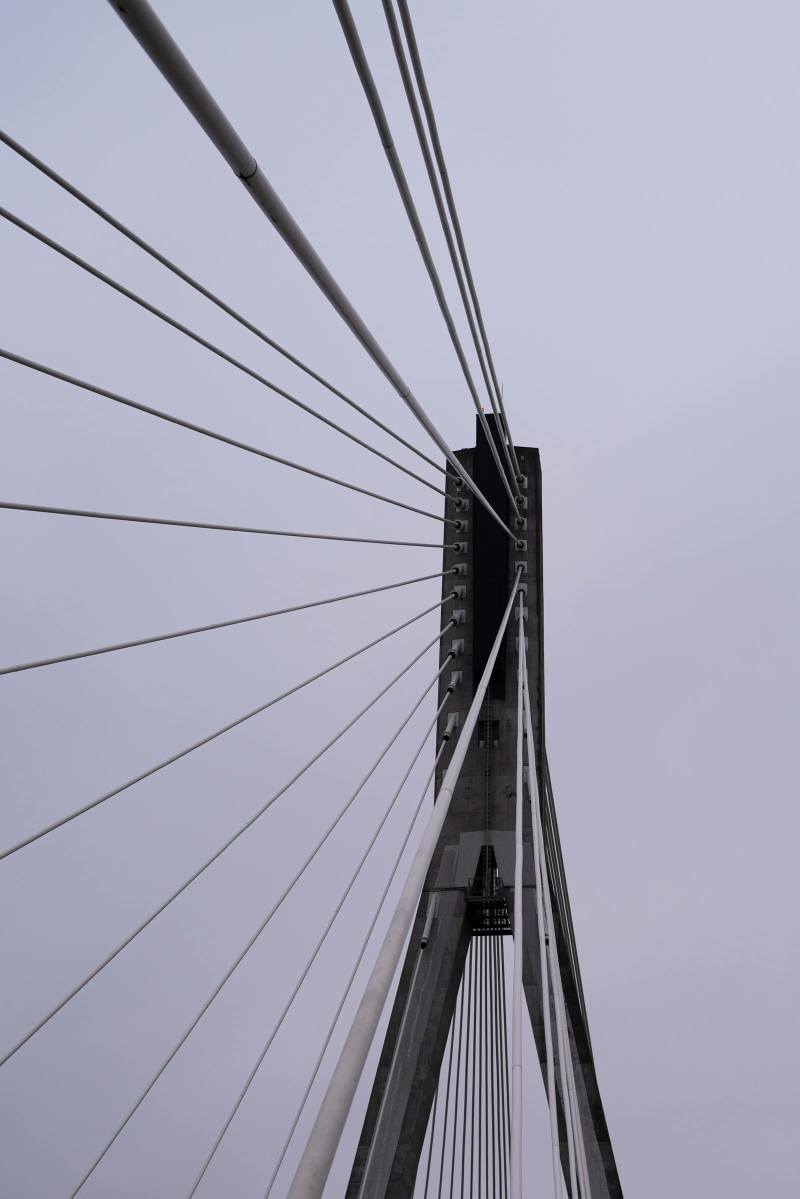
#> input picture cupforge_test_gallery/cupforge_test_gallery/bridge/bridge_01.jpg, 1600 x 2397 px (shown at 1/2 size)
$ python -i preprocess.py   (imports and definitions only)
#> lines starting #> are read from the running program, lines starting #| are printed output that depends on the picture
#> further down, picture is the input picture: shape (2397, 1600, 3); mean B, G, R 181.6, 164.5, 163.9
"""
图像预处理与特征提取管道 (OpenCV)。
"""

import cv2
import numpy as np
from sklearn.cluster import KMeans

import config
from pipeline.expressions import generate_all_expressions
from pipeline.industrial_recognize import recognize_industrial_subject


# [20 lines left out: functions load_and_resize, center_crop, not called in this run]


def denoise_and_enhance(img: np.ndarray) -> np.ndarray:
    filtered = cv2.bilateralFilter(
        img,
        config.BILATERAL_D,
        config.BILATERAL_SIGMA_COLOR,
        config.BILATERAL_SIGMA_SPACE,
    )
    lab = cv2.cvtColor(filtered, cv2.COLOR_BGR2LAB)
#> lab: shape (2397, 1600, 3); mean of channels 0, 1, 2 172.2, 131.3, 119.3
    l, a, b = cv2.split(lab)
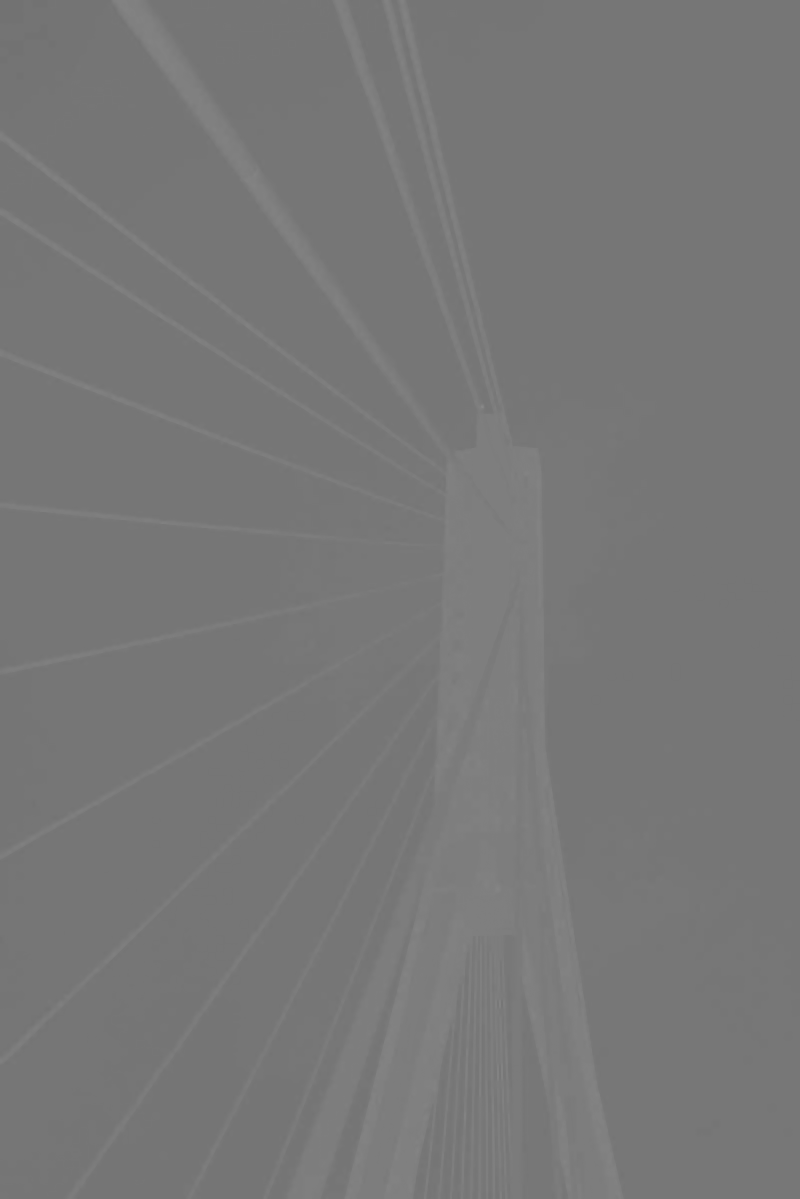
#> b: shape (2397, 1600) (shown at 1/2 size); min 114, max 139, mean 119.3
    clahe = cv2.createCLAHE(
        clipLimit=config.CLAHE_CLIP_LIMIT,
        tileGridSize=config.CLAHE_TILE_GRID_SIZE,
    )
    l = clahe.apply(l)
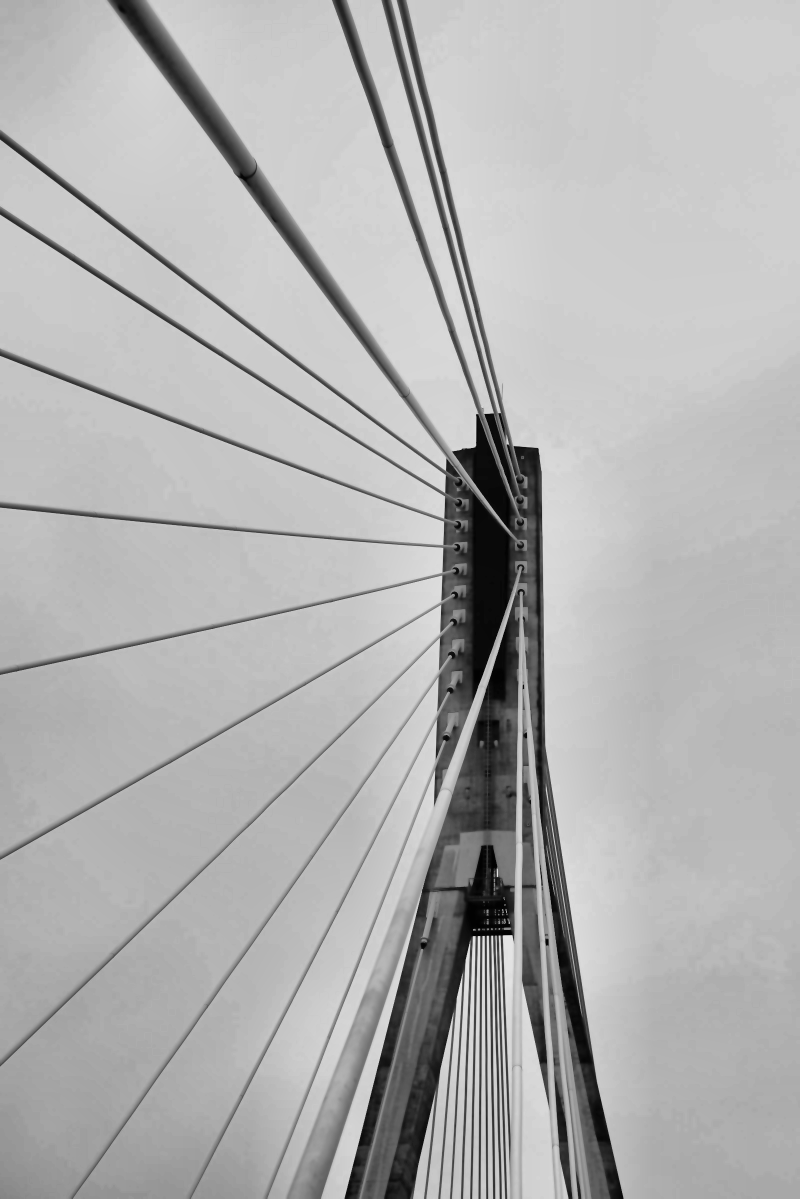
#> l: shape (2397, 1600) (shown at 1/2 size); min 0, max 234, mean 177.4
    enhanced = cv2.merge([l, a, b])
#> enhanced: shape (2397, 1600, 3); mean of channels 0, 1, 2 177.4, 131.3, 119.3
    return cv2.cvtColor(enhanced, cv2.COLOR_LAB2BGR)


def detect_edges(gray: np.ndarray, threshold1: int, threshold2: int) -> np.ndarray:
    return cv2.Canny(gray, threshold1, threshold2)


# [112 lines left out: functions clean_contours, extract_palette, compute_expressions, run_pipeline, reprocess_session, not called in this run]

>>> import cv2
>>> picture = cv2.imread('../../cupforge_test_gallery/cupforge_test_gallery/bridge/bridge_01.jpg')
>>> result = denoise_and_enhance(picture)

$ run again, on cupforge_test_gallery/cupforge_test_gallery/bridge/bridge_02.jpg
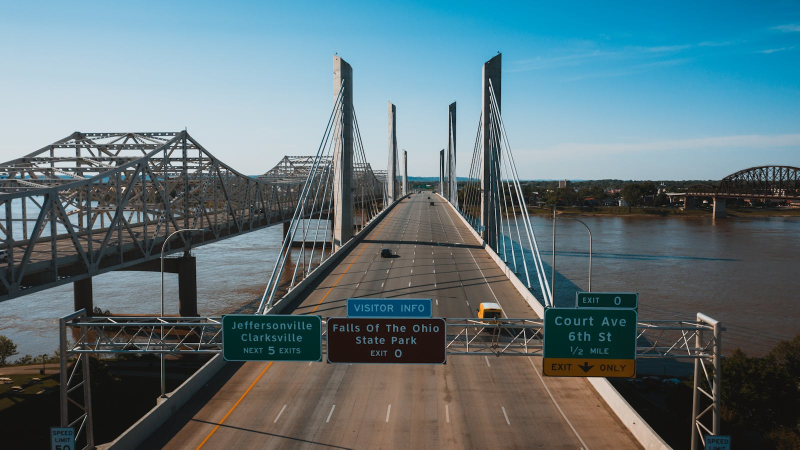
#> input picture cupforge_test_gallery/cupforge_test_gallery/bridge/bridge_02.jpg, 1600 x 899 px (shown at 1/2 size)
#> picture is the input picture: shape (899, 1600, 3); mean B, G, R 121.5, 115.1, 94
#> lab: shape (899, 1600, 3); mean of channels 0, 1, 2 118, 124.6, 123.3
#> in denoise_and_enhance, `l = clahe.apply(l)`:
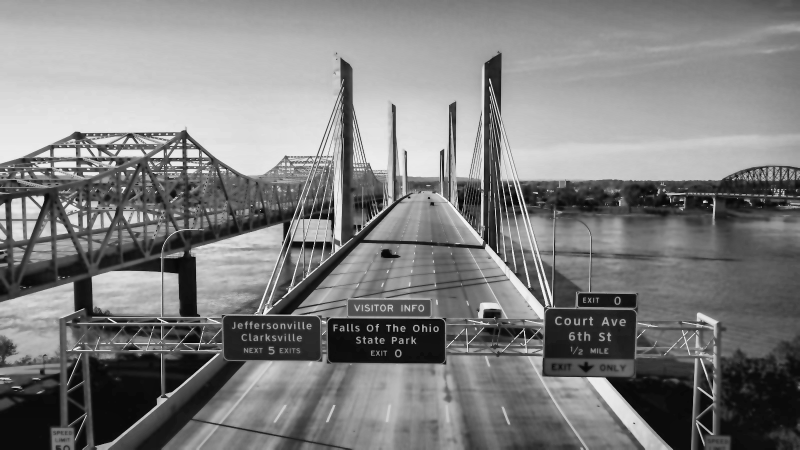
#> l: shape (899, 1600) (shown at 1/2 size); min 1, max 251, mean 127.4
#> enhanced: shape (899, 1600, 3); mean of channels 0, 1, 2 127.4, 124.6, 123.3
#> in denoise_and_enhance, `return cv2.cvtColor(enhanced, cv2.COLOR_LAB2BGR)`:
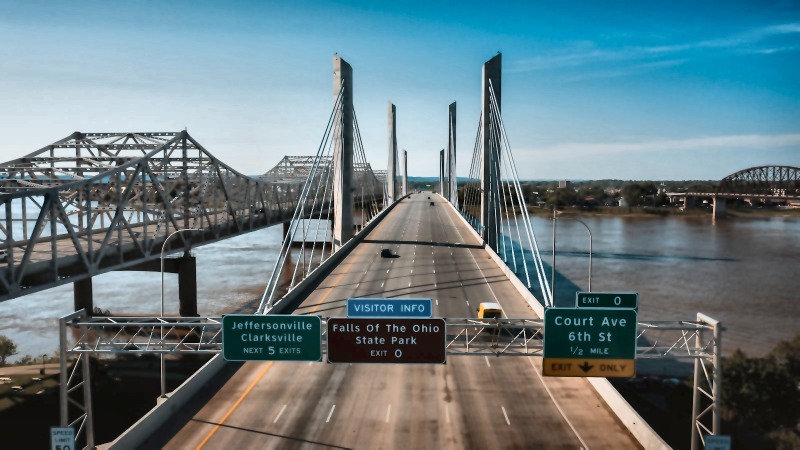
#> returned value: shape (899, 1600, 3) (shown at 1/2 size); mean B, G, R 130.4, 124.2, 103.5

$ run again, on cupforge_test_gallery/cupforge_test_gallery/bridge/bridge_03.jpg
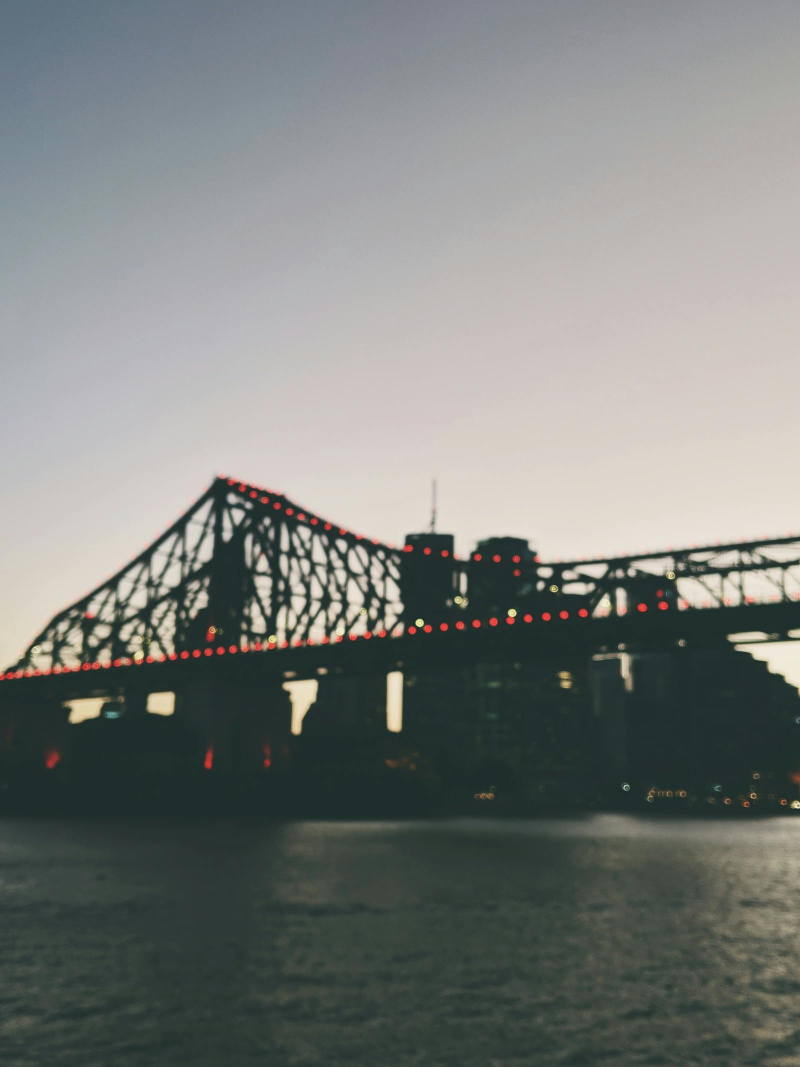
#> input picture cupforge_test_gallery/cupforge_test_gallery/bridge/bridge_03.jpg, 1600 x 2133 px (shown at 1/2 size)
#> picture is the input picture: shape (2133, 1600, 3); mean B, G, R 123.2, 126.2, 122.5
#> lab: shape (2133, 1600, 3); mean of channels 0, 1, 2 131, 125.8, 129.3
#> in denoise_and_enhance, `l, a, b = cv2.split(lab)`:
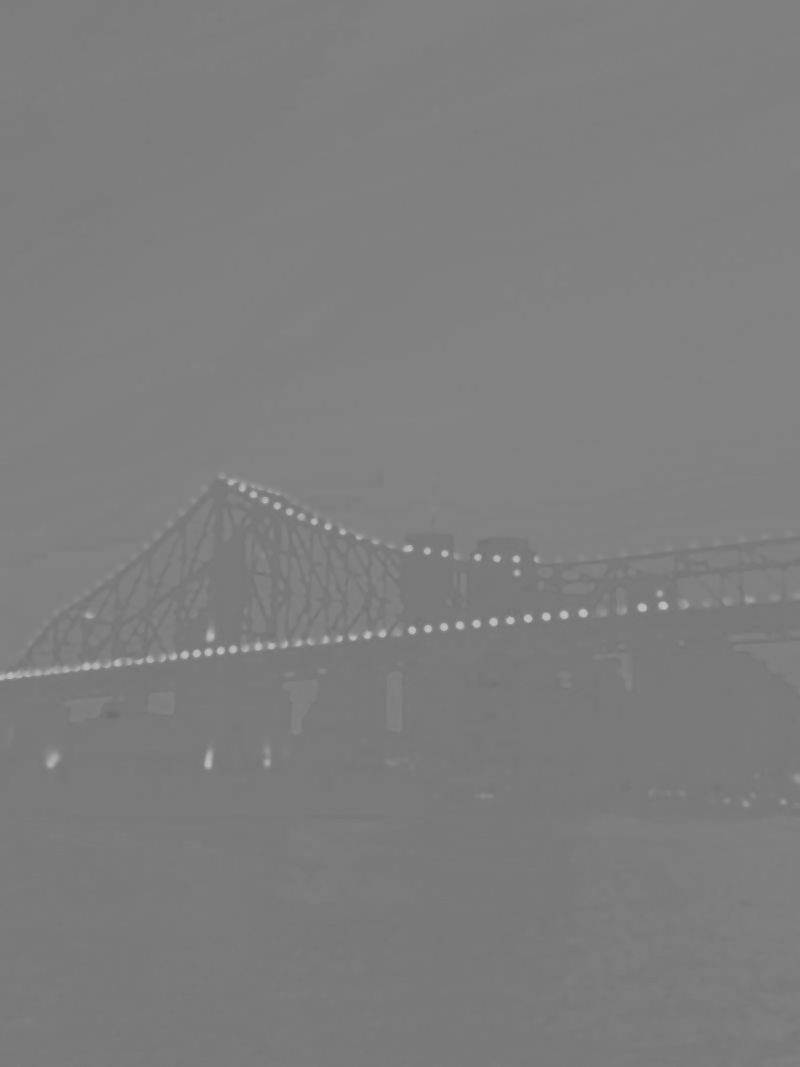
#> a: shape (2133, 1600) (shown at 1/2 size); min 108, max 191, mean 125.8
#> enhanced: shape (2133, 1600, 3); mean of channels 0, 1, 2 129.5, 125.8, 129.3
#> in denoise_and_enhance, `return cv2.cvtColor(enhanced, cv2.COLOR_LAB2BGR)`:
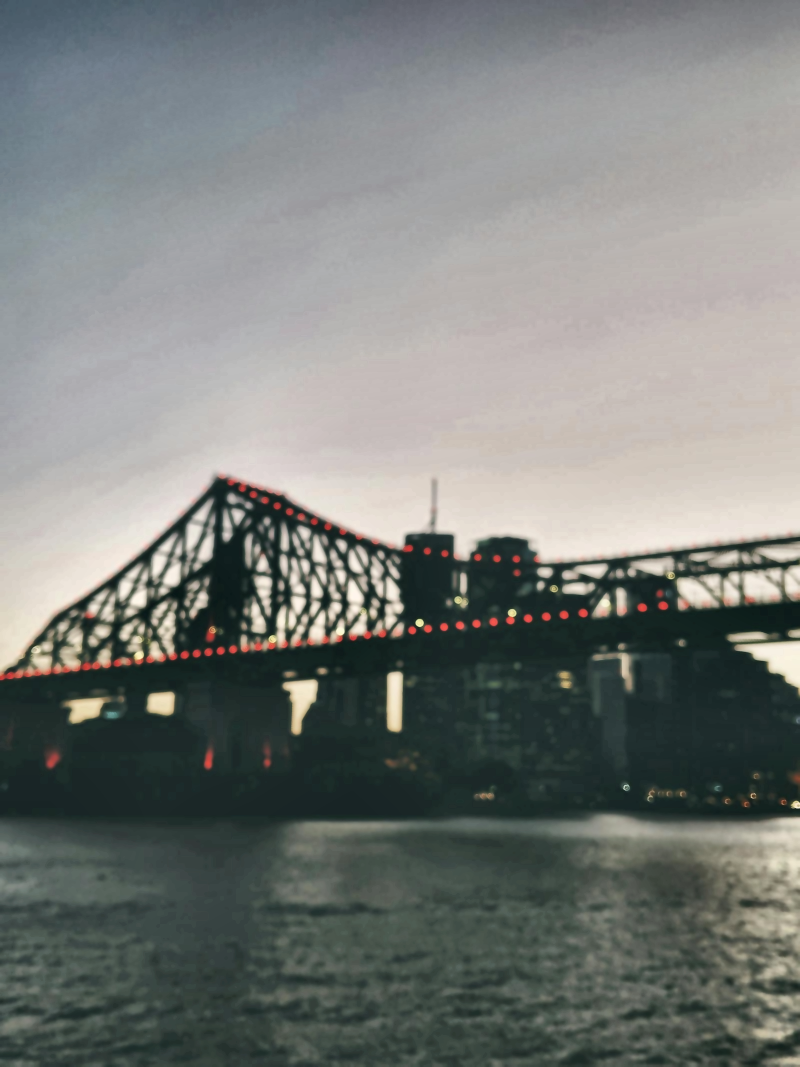
#> returned value: shape (2133, 1600, 3) (shown at 1/2 size); mean B, G, R 121.4, 124.6, 120.8

$ run again, on cupforge_test_gallery/cupforge_test_gallery/bridge/bridge_04.jpg
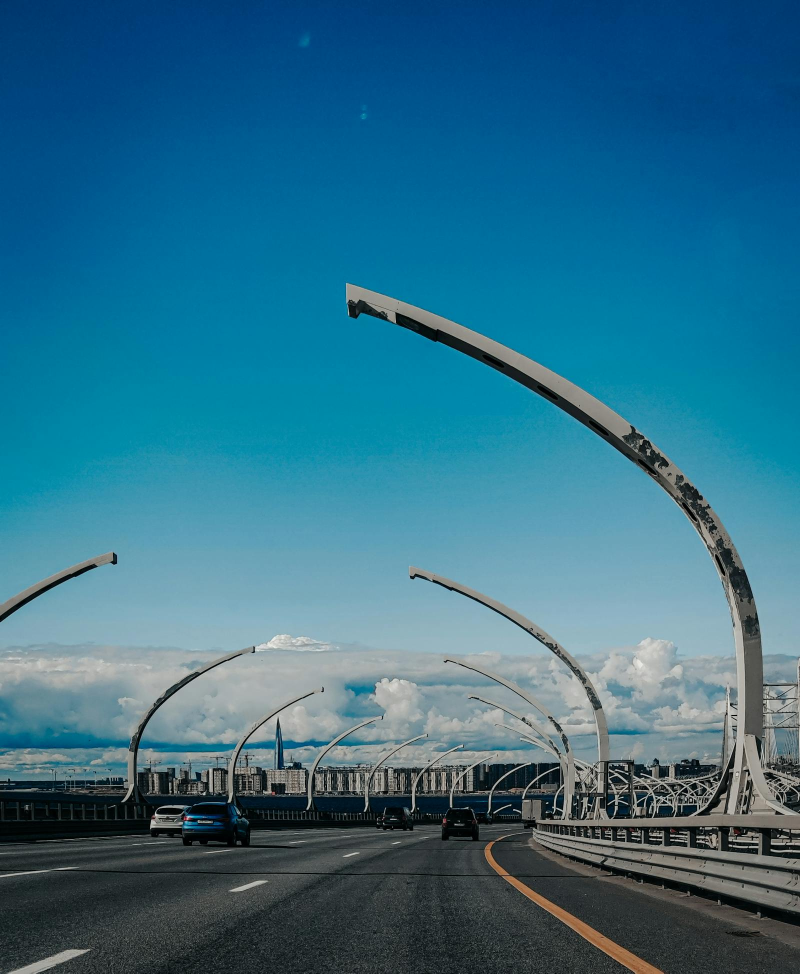
#> input picture cupforge_test_gallery/cupforge_test_gallery/bridge/bridge_04.jpg, 1600 x 1947 px (shown at 1/2 size)
#> picture is the input picture: shape (1947, 1600, 3); mean B, G, R 135.9, 110.1, 48.5
#> lab: shape (1947, 1600, 3); mean of channels 0, 1, 2 111.9, 121.5, 109.2
#> in denoise_and_enhance, `l = clahe.apply(l)`:
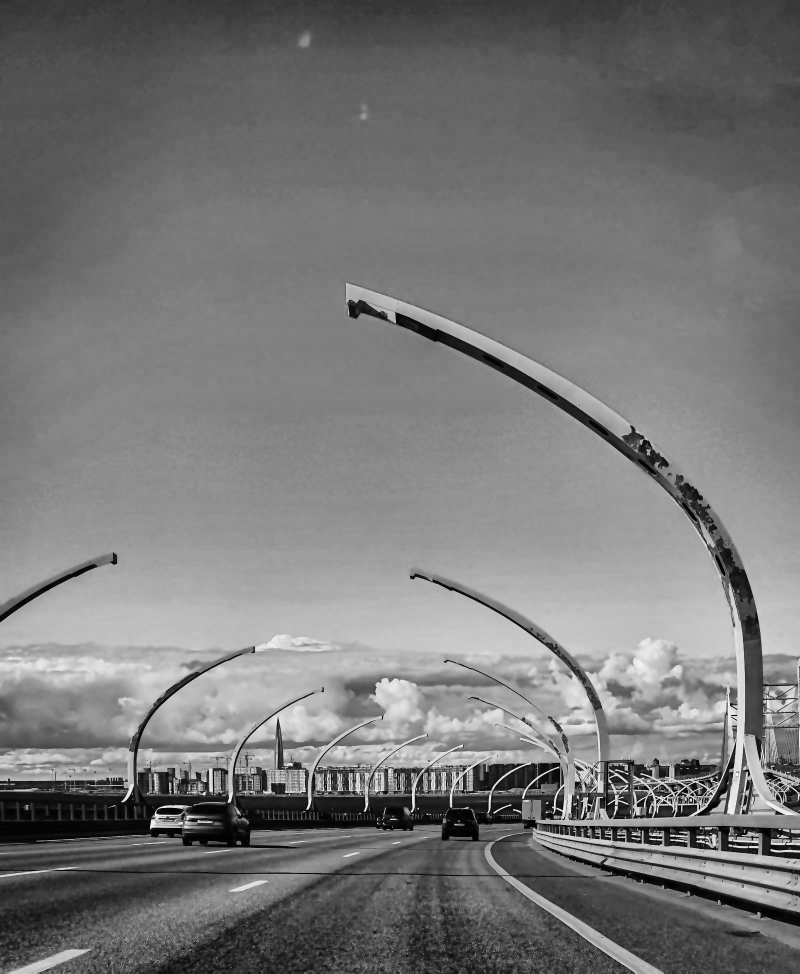
#> l: shape (1947, 1600) (shown at 1/2 size); min 0, max 250, mean 119.6
#> enhanced: shape (1947, 1600, 3); mean of channels 0, 1, 2 119.6, 121.5, 109.2
#> in denoise_and_enhance, `return cv2.cvtColor(enhanced, cv2.COLOR_LAB2BGR)`:
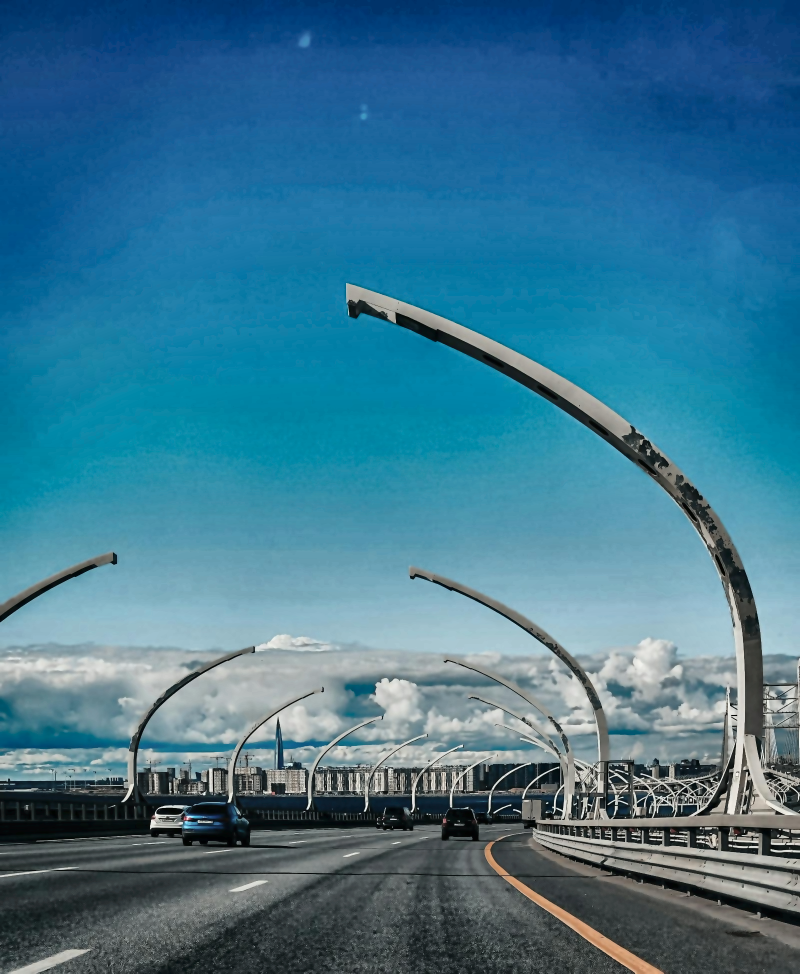
#> returned value: shape (1947, 1600, 3) (shown at 1/2 size); mean B, G, R 143.6, 117.7, 60.9
